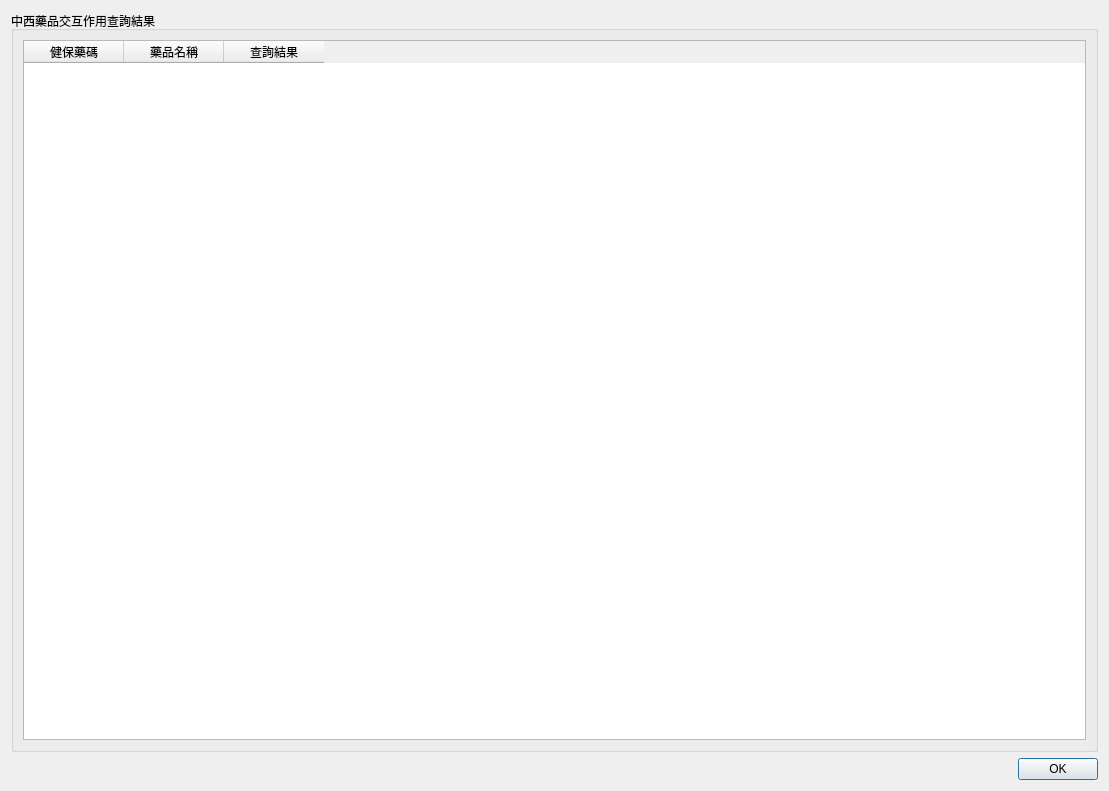
<?xml version="1.0" encoding="UTF-8"?>
<ui version="4.0">
 <class>Dialog_conflict_drug</class>
 <widget class="QDialog" name="Dialog_conflict_drug">
  <property name="windowModality">
   <enum>Qt::NonModal</enum>
  </property>
  <property name="geometry">
   <rect>
    <x>0</x>
    <y>0</y>
    <width>1109</width>
    <height>791</height>
   </rect>
  </property>
  <property name="sizePolicy">
   <sizepolicy hsizetype="Preferred" vsizetype="Preferred">
    <horstretch>0</horstretch>
    <verstretch>0</verstretch>
   </sizepolicy>
  </property>
  <property name="windowTitle">
   <string>診號起始號設定</string>
  </property>
  <layout class="QVBoxLayout" name="verticalLayout">
   <item>
    <widget class="QGroupBox" name="groupBox">
     <property name="title">
      <string>中西藥品交互作用查詢結果</string>
     </property>
     <property name="flat">
      <bool>true</bool>
     </property>
     <layout class="QVBoxLayout" name="verticalLayout_2">
      <item>
       <widget class="QTableWidget" name="tableWidget_conflict_drug">
        <property name="alternatingRowColors">
         <bool>true</bool>
        </property>
        <property name="selectionMode">
         <enum>QAbstractItemView::SingleSelection</enum>
        </property>
        <property name="selectionBehavior">
         <enum>QAbstractItemView::SelectRows</enum>
        </property>
        <column>
         <property name="text">
          <string>健保藥碼</string>
         </property>
        </column>
        <column>
         <property name="text">
          <string>藥品名稱</string>
         </property>
        </column>
        <column>
         <property name="text">
          <string>查詢結果</string>
         </property>
        </column>
       </widget>
      </item>
     </layout>
    </widget>
   </item>
   <item>
    <widget class="QDialogButtonBox" name="buttonBox">
     <property name="orientation">
      <enum>Qt::Horizontal</enum>
     </property>
     <property name="standardButtons">
      <set>QDialogButtonBox::Ok</set>
     </property>
     <property name="centerButtons">
      <bool>false</bool>
     </property>
    </widget>
   </item>
  </layout>
 </widget>
 <resources/>
 <connections>
  <connection>
   <sender>buttonBox</sender>
   <signal>accepted()</signal>
   <receiver>Dialog_conflict_drug</receiver>
   <slot>accept()</slot>
   <hints>
    <hint type="sourcelabel">
     <x>248</x>
     <y>254</y>
    </hint>
    <hint type="destinationlabel">
     <x>157</x>
     <y>274</y>
    </hint>
   </hints>
  </connection>
  <connection>
   <sender>buttonBox</sender>
   <signal>rejected()</signal>
   <receiver>Dialog_conflict_drug</receiver>
   <slot>reject()</slot>
   <hints>
    <hint type="sourcelabel">
     <x>316</x>
     <y>260</y>
    </hint>
    <hint type="destinationlabel">
     <x>286</x>
     <y>274</y>
    </hint>
   </hints>
  </connection>
 </connections>
</ui>
